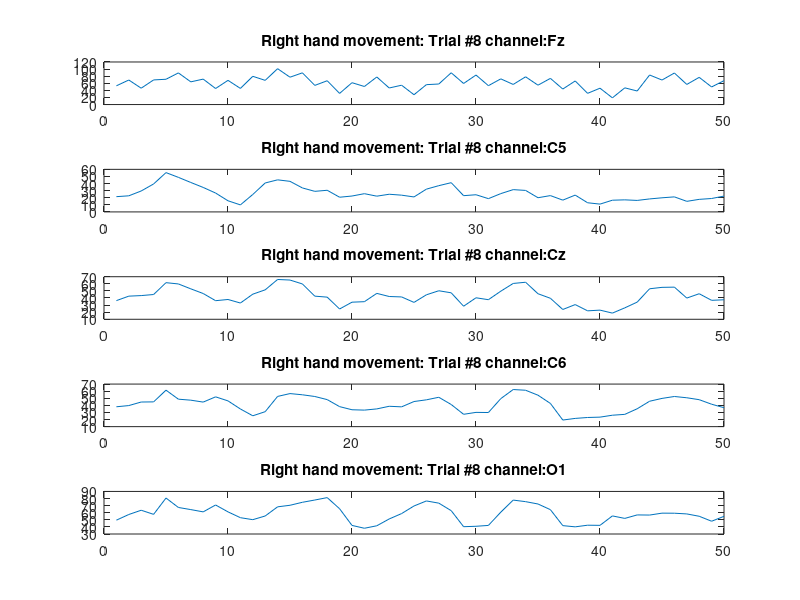
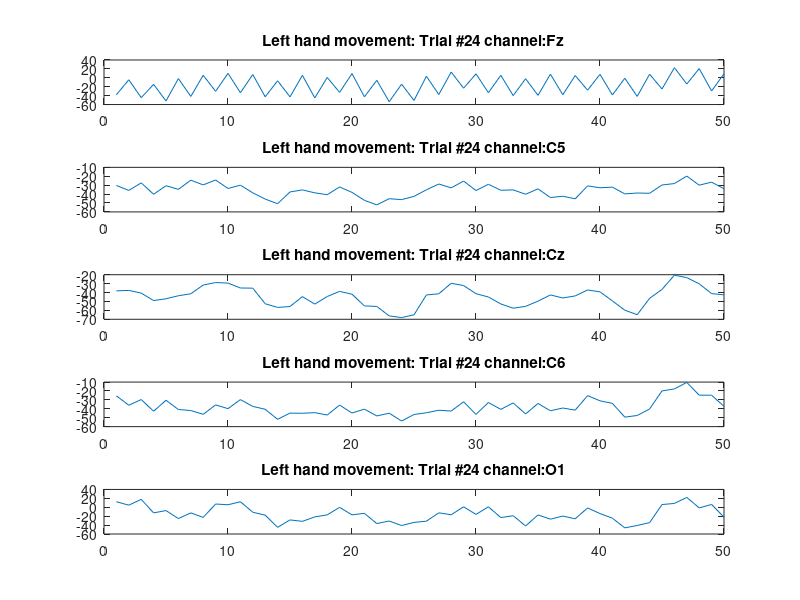

Write the MATLAB code that produced these figures, in order. (Note: this script raises an error after producing the figures.)
%% In the name of ALLAH
% CI project: phase1


%% load data and plot some channels:
load('data/All_data')

train_size = size(x_train, 3);
test_size = size(x_test, 3);
channel_size = size(x_train, 2);
L = size(x_train, 1);

% plot signals
% choose channels fz, c5, cz, c6 and o1
% with channel number 3, 13, 16, 19, 27 respectively
% for plot:
ch_selected_number = [3, 13, 16, 19, 27];
ch_selected = ['Fz'; 'C5'; 'Cz'; 'C6'; 'O1'];


% right
tr = 8; % label for 8th data is 1
figure
for i = 1:1:5
    subplot(5,1,i)
    plot(x_train(:,ch_selected_number(i), tr))
    xlim([0,L]);
    title(['Right hand movement: Trial #', num2str(tr), ' channel:', ch_selected(i,:)]);
end

% left
tr = 24; % label for 24th data is 0
figure
for i = 1:1:5
    subplot(5,1,i)
    plot(x_train(:,ch_selected_number(i), tr))
    xlim([0,L]);
    title(['Left hand movement: Trial #', num2str(tr), ' channel:', ch_selected(i,:)]);
end

%% Feature Extraction from x_train with feaure_extraction.m
Train_Features = [];
statistical_features_size = 0;
frequency_features_size = 0;

[Train_Features, statistical_features_size, frequency_features_size] = ...
    feature_extraction(x_train);


%% Normalize Train_Features:
[Normalized_Train_Features,xPS] = mapminmax(Train_Features) ;

%% find best features according to Fisher Criterion(one dimensional)
% sort each feature for statistical and frequency features Separately.
train_statistical_features = Normalized_Train_Features(1:statistical_features_size,:);
train_frequency_features = Normalized_Train_Features(statistical_features_size+1:end,:);

% calculate J for both statistical and frequency features
statistical_features_J = zeros(statistical_features_size, 1);
frequency_features_J = zeros(frequency_features_size, 1);

%find index of Right and Left hand movement in train data:
right_indices = find(y_train == 1);
left_indices = find(y_train == 0);

for i = 1:1:statistical_features_size
    feature_row = train_statistical_features(i,:);
    right_feature_row = feature_row(right_indices);
    left_feature_row = feature_row(left_indices);

    % calculate Characteristic for finding J:
    mu0 = mean(feature_row);
    mu1 = mean(left_feature_row);
    mu2 = mean(right_feature_row);

    sigma1 = var(left_feature_row);
    sigma2 = var(right_feature_row);

    J = ((abs(mu0-mu1))^2 + (abs(mu0-mu2))^2) / (sigma1+sigma2);

    statistical_features_J(i) = J;
end

for i = 1:1:frequency_features_size
    feature_row = train_frequency_features(i,:);
    right_feature_row = feature_row(right_indices);
    left_feature_row = feature_row(left_indices);

    % calculate Characteristic for finding J:
    mu0 = mean(feature_row);
    mu1 = mean(left_feature_row);
    mu2 = mean(right_feature_row);

    sigma1 = var(left_feature_row);
    sigma2 = var(right_feature_row);

    J = ((abs(mu0-mu1))^2 + (abs(mu0-mu2))^2) / (sigma1+sigma2);

    frequency_features_J(i) = J;
end

% sort results and select top 40 features from them
% sort J_values:
sorted_statistical_features_J = sort(statistical_features_J, 'descend');
sorted_frequency_features_J = sort(frequency_features_J, 'descend');

% With a loop of different modes we test the number of features of each group
feature_divisions = [8 32;16 24;24 16;32 8];
selected_statistical_features_ind = [];
selected_frequency_features_ind = [];
selected_Train_Features = [];
J_score_best = 0; % initial J_score_best = 0

for i = 1:size(feature_divisions, 1)
    f_number_selected = feature_divisions(i,1);
    s_number_selected = feature_divisions(i,2);
    % sort J values for statistical and frequency features descending order
    % to find top <number_selected> values:
    statistical_boundary_tmp = sorted_statistical_features_J(s_number_selected+1);
    frequency_boundary_tmp = sorted_frequency_features_J(f_number_selected+1);

    selected_statistical_features_ind_tmp = ...
        find(statistical_features_J > statistical_boundary_tmp);

    selected_frequency_features_ind_tmp = ...
        find(frequency_features_J > frequency_boundary_tmp);

    tr_selected_statistical_features_tmp = ...
        train_statistical_features(selected_statistical_features_ind_tmp,:);
    tr_selected_frequency_features_tmp = ...
        train_frequency_features(selected_frequency_features_ind_tmp, :);
    
    % merge two temporary selected features
    selected_Train_Features_tmp = [tr_selected_statistical_features_tmp;...
                                    tr_selected_frequency_features_tmp];
                                
    % find J_score with multi-dimensional mode:
    J_score = fisher_multi_dimensional(selected_Train_Features_tmp, y_train);
    
    % find best_J_score:
    if J_score > J_score_best
        J_score_best = J_score;
        selected_statistical_features_ind = selected_statistical_features_ind_tmp;
        selected_frequency_features_ind = selected_frequency_features_ind_tmp;
        selected_Train_Features = selected_Train_Features_tmp;
    end
end

%% implement MLP classifier
max_neuron = 10; % per layer
activation_functions = ["radbas"; "logsig"; "purelin"; "satlin"; "tansig"; "hardlims"];
activation_size = numel(activation_functions); 
mlp_ACCMat = zeros(max_neuron, activation_size);

% with 1 layer hidden size
for n1 = 1:max_neuron
    for active_ind = 1:1:activation_size
        ACC = 0 ; 
        % 5-fold cross-validation
        fold_size = round(train_size/5);
        for k =1:5
            if k<5
                train_indices = [1:(k-1)*fold_size,k*fold_size+1:train_size] ;
                valid_indices = (k-1)*fold_size+1:k*fold_size ;
            else
                train_indices = 1:4*fold_size;
                valid_indices = 4*fold_size+1:train_size;
            end

            TrainX = selected_Train_Features(:,train_indices) ;
            ValX = selected_Train_Features(:,valid_indices) ;
            TrainY = y_train(train_indices) ;
            ValY = y_train(valid_indices) ;

            % feedforwardnet, newff, paternnet
            % net = patternnet(hiddenSizes,trainFcn,performFcn)
            net = patternnet(n1, 'trainbr', 'mse');
            net = train(net,TrainX,TrainY);
            net.layers{2}.transferFcn = activation_functions(active_ind);
            
            predict_y = net(ValX);

            % find treshhold
            p_TrainY = net(TrainX);
            [X,Y,T,AUC,OPTROCPT] = perfcurve(TrainY,p_TrainY,1) ;
            Thr = T(find(X==OPTROCPT(1) & Y==OPTROCPT(2))) ;

            predict_y = predict_y >= Thr ;

            ACC = ACC + length(find(predict_y==ValY)) ;
        end
        mlp_ACCMat(n1, active_ind) = ACC/train_size;
    end
end

% find the best neuron size and activation function:
[Amaxs, idx] = max(mlp_ACCMat);
[Amax, Aj] = max(Amaxs);
Ai = idx(Aj);
mlp_best_acc = Amax;
mlp_best_neuron_size = Ai;
mlp_best_active_func_ind = Aj;
mlp_best_active_func = activation_functions(Aj);

%% implement RBF classifier
spreadMat = 1:0.3:5 ;
spreadMat_size = size(spreadMat,2);
NMat = [2,5,7,10,12,15,17,20,22,25,27];
NMat_size = size(NMat, 2);
rbf_ACCMat = zeros(spreadMat_size, NMat_size);

for s = 1:spreadMat_size
    spread = spreadMat(s) ;
    for n = 1:NMat_size 
        Maxnumber = NMat(n) ;
        ACC = 0 ;
        % 6-fold cross-validation
        fold_size = round(train_size/5);
        for k =1:5
            if k<5
                train_indices = [1:(k-1)*fold_size,k*fold_size+1:train_size] ;
                valid_indices = (k-1)*fold_size+1:k*fold_size ;
            else
                train_indices = 1:4*fold_size;
                valid_indices = 4*fold_size+1:train_size;
            end

            TrainX = selected_Train_Features(:,train_indices) ;
            ValX = selected_Train_Features(:,valid_indices) ;
            TrainY = y_train(train_indices) ;
            ValY = y_train(valid_indices) ;

            net = newrb(TrainX,TrainY,10^-5,spread,Maxnumber) ;
            predict_y = net(ValX);
            
            % find treshhold
            Thr = 0.5;

            predict_y = predict_y >= Thr ;

            ACC = ACC + length(find(predict_y==ValY)) ;
        end
        rbf_ACCMat(s,n) = ACC/train_size;
    end
end

% find the best spreadMat and NMat:
[Amaxs, idx] = max(rbf_ACCMat);
[Amax, Aj] = max(Amaxs);
Ai = idx(Aj);
rbf_best_acc = Amax;
rbf_best_spreadMat_ind = Ai;
rbf_best_spread = spreadMat(Ai);
rbf_best_NMat_ind = Aj;
rbf_best_N = NMat(Aj);

%% classify test data(x_test) with best parameters
% with MLP network and RBF :
% find Test_Features with feature_extraction.m
[Test_Features,~,~] = feature_extraction(x_test);

% Normalize Test_Features:
Normalized_Test_Features = mapminmax('apply', Test_Features, xPS);

test_statistical_features = Normalized_Test_Features(1:statistical_features_size,:);
test_frequency_features = Normalized_Test_Features(statistical_features_size+1:end,:);

te_selected_statistical_features = ...
    test_statistical_features(selected_statistical_features_ind,:);
te_selected_frequency_features = ...
    test_frequency_features(selected_frequency_features_ind, :);

% finally merge two selected features:
selected_Test_Features = [te_selected_statistical_features; te_selected_frequency_features];

%% Classify with MLP:
N = mlp_best_neuron_size;
activation_func = mlp_best_active_func;

TrainX = selected_Train_Features;
TrainY = y_train;
TestX = selected_Test_Features;

net = patternnet(N, 'trainbr', 'mse');
net = train(net,TrainX,TrainY);
net.layers{2}.transferFcn = activation_func;

mlp_predict_y = net(TestX);

% find treshhold
p_TrainY = net(TrainX);
[X,Y,T,AUC,OPTROCPT] = perfcurve(TrainY,p_TrainY,1) ;
Thr = T(find(X==OPTROCPT(1) & Y==OPTROCPT(2))) ;

% find label for x_test
mlp_predict_y_test = mlp_predict_y >= Thr ;

% save result:
save('mlp_predict_y_test.mat','mlp_predict_y_test');

%% Classify with RBF:
spread = rbf_best_spread;
Maxnumber = rbf_best_N;

TrainX = selected_Train_Features;
TrainY = y_train;
TestX = selected_Test_Features;

net = newrb(TrainX,TrainY,10^-5,spread,Maxnumber) ;
rbf_predict_y = net(TestX);

% set treshhold = 0.5
Thr = 0.5 ;
rbf_predict_y_test = rbf_predict_y >= Thr ;

% save result:
save('rbf_predict_y_test.mat','rbf_predict_y_test');

%% save selected train and test features for using in phase2
save('selected_Train_Features.mat', 'selected_Train_Features');
save('selected_Test_Features.mat', 'selected_Test_Features');